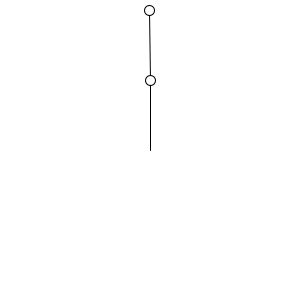
Frame 1 (no input)
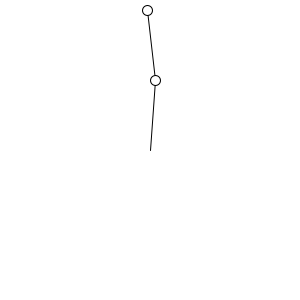
Frame 60 (the mouse pressed at the canvas centre just before this capture)
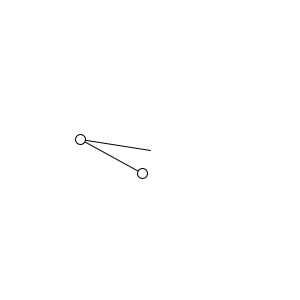
Frame 120 (the mouse held since frame 60 and released just before this capture)

The Processing sketch that drew these frames (run headless with seeded random() and noise(); from frame 60 on, the mouse is pressed at the canvas centre):

// Processing sketch: processing_95978
// ── processing_95978.pde

float dt = 0.2;
float angle1 = PI;
float angle2 = PI + 0.0001;
float g = 9.8;
PVector p1, p2;             //points
float mass1 = 1, mass2 = 1;       //point mass
float l1 = 70;              //length of the 1st arm
float l2 = 70;              //length of the 2nd arm
 

float rotacc1, rotacc2;     //rotary acceleration
float rotvel1, rotvel2;
 
 
void setup(){
  size(300, 300);
  p1 = new PVector();
  p2 = new PVector();
   
}
 
 
void draw(){
   
  background(255);
 
  rotacc1 = (-g * (2 * mass1 + mass2) * sin(angle1) - mass2 * g * sin(angle1 - 2 * angle2) - 2 * sin(angle1 - angle2) * mass2 * (rotvel2 * rotvel2 * l2 + rotvel1 * rotvel1 * l1 * cos(angle1 - angle2))) / (l1 * (2 * mass1 + mass2 - mass2 * cos(2 * angle1 - 2 * angle2)));
  rotacc2 = (2 * sin(angle1 - angle2) * (rotvel1 * rotvel1 * l1 * (mass1 + mass2) + g * (mass1 + mass2) * cos(angle1) + rotvel2 * rotvel2 * l2 * mass2 * cos(angle1 - angle2))) / (l2 * (2 * mass1 + mass2 - mass2 * cos(2 * angle1 - 2 * angle2)));
   
  rotvel1 += rotacc1 * dt;
  rotvel2 += rotacc2 * dt;
  
  angle1 += rotvel1 * dt;
  angle2 += rotvel2 * dt;
 
  p1.set(l1 * sin(angle1), l1 * cos(angle1), 0);
  p2.set(p1);
  p2.add(l2 * sin(angle2), l2 * cos(angle2), 0);
   
  translate(width / 2, height / 2);
  line(0, 0, p1.x, p1.y);
  line(p1.x, p1.y, p2.x, p2.y);
  ellipse(p1.x, p1.y, 10, 10);
  ellipse(p2.x, p2.y, 10, 10);
   
}

void mouseReleased() {
    angle1 = PI;
    angle2 = PI + 0.0001;
    rotvel1 = rotvel2 = 0;
}
